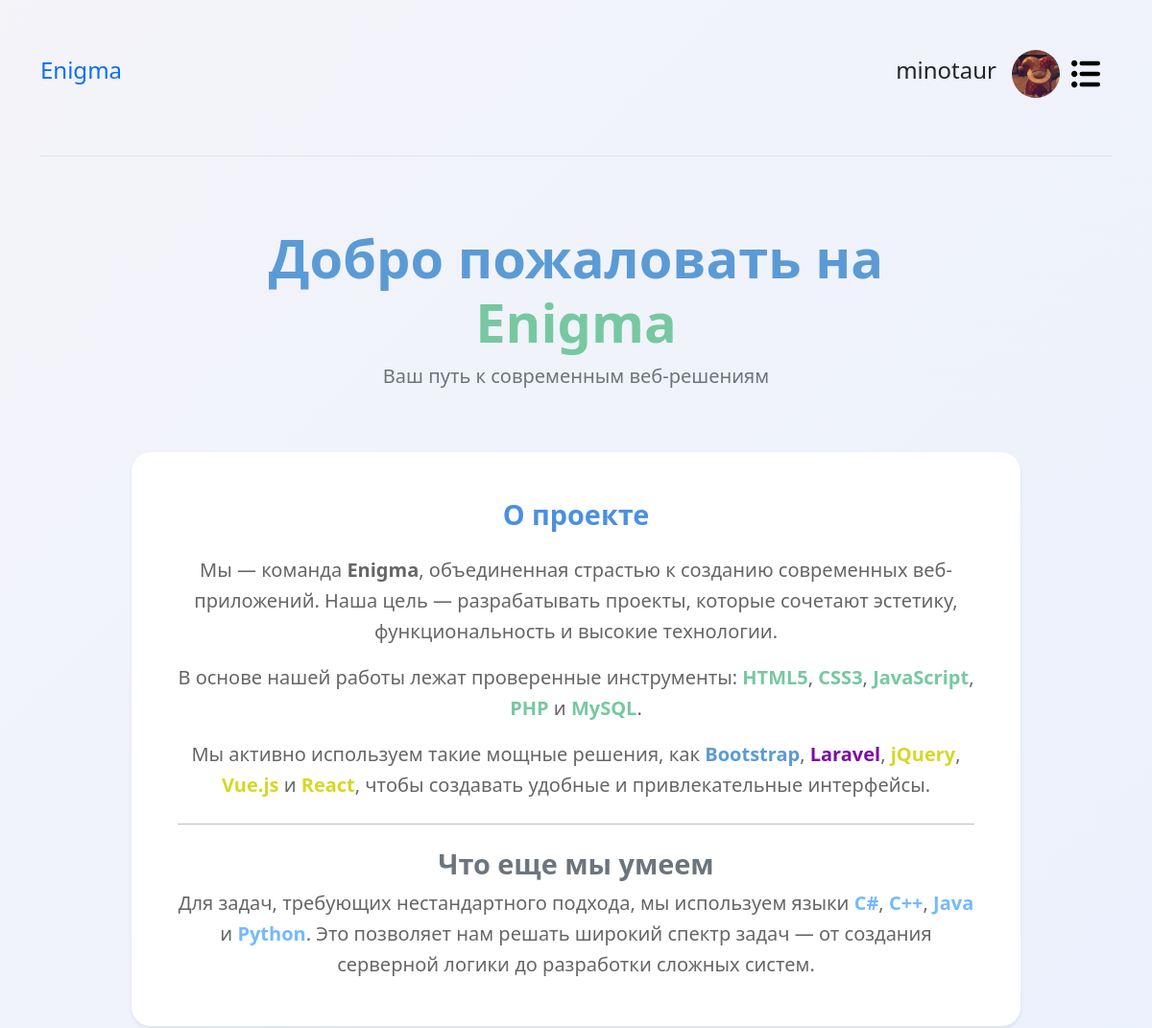
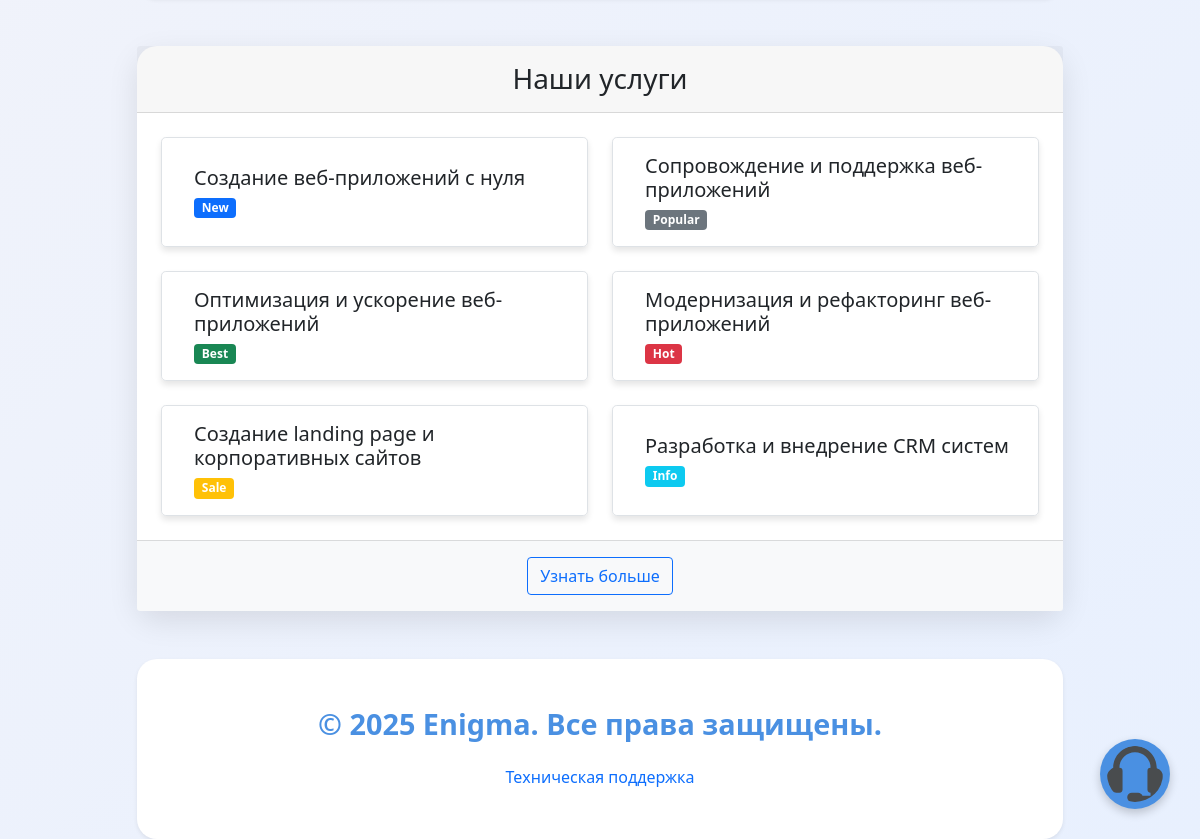
Screenshot of /index (signed in) with the database file from the repository (2 pictures, top to bottom).
### tables this page shows
CREATE TABLE `users` (
  `ID` int(11) NOT NULL,
  `Login` varchar(25) NOT NULL,
  `Password` varchar(60) NOT NULL,
  `Email` varchar(50) NOT NULL,
  `avatar` varchar(100) NOT NULL,
  `orders_count` int(11) NOT NULL,
  `date_reg` datetime NOT NULL,
  `is_admin` enum('user','admin','system_admin') NOT NULL,
  `is_active` enum('active','banned') NOT NULL
);

### index.php (the view, shortened to what this page needs)
<?php
require_once 'database/database.php';
$sql = "SELECT * FROM users WHERE ID = ?";
$stmt = $conn->prepare($sql);
$stmt->bind_param('i', $_SESSION['user_id']);
$stmt->execute();
$result = $stmt->get_result();
$user = $result->fetch_assoc();
?>
<!DOCTYPE html>
<html lang="ru">
<head>
    <link href="https://cdn.jsdelivr.net/npm/bootstrap@5.1.3/dist/css/bootstrap.min.css" rel="stylesheet">
    <link rel="stylesheet" href="css/main.css">
</head>
<body>
<header>
        <div class="container">
                <div class="row">
                        <div class="col-12">
                            <div class="d-flex flex-column flex-md-row align-items-center pb-3 mb-4 border-bottom">
                                 <a href="" class="d-flex align-items-center text-decoration-none">
                                        <span class="fs-4 enigma_logo">Enigma</span>
                                    </a>
                                    <nav class="d-inline-flex mt-2 mt-md-0 ms-md-auto">
                                    <?php if (isset($_SESSION['user_auth'])): ?>
                                    <div class="d-flex flex-column flex-md-row align-items-center pb-3 mb-4 mt-5">
                                    <h3 class="fs-4"><?= $user['Login']; ?></h3>
                                    <img src="<?= $user['avatar']; ?>" class="rounded-circle  mt-1 mb-1 ms-3" style="width: 50px; height: 50px; object-fit: cover;">
                                    </div>
                                    <?php else: ?>
                                    <?php endif; ?>
                                    <button class="navbar-toggler border-0 mt-2" type="button" data-bs-toggle="offcanvas" data-bs-target="#sideMenu" aria-controls="sideMenu"><img src="icons/menu.svg" style="width: 30px; height: 30px; object-fit: cover;"></button>
                                </nav>
                            </div>
                        </div>
                    </div>
                </div>
            </header>
              <div class="container mt-5">
                  <div class="row justify-content-center">
                      <div class="col-lg-8 col-md-10 col-sm-12 text-center mb-5">
                          <h1 class="display-4 fw-bold text-primary">Добро пожаловать на <span class="highlight text-success">Enigma</span></h1>
                          <p class="lead text-muted">Ваш путь к современным веб-решениям</p>
                      </div>
                      <div class="col-lg-10">
                          <div class="card shadow-sm border-0 rounded-4">
                          <div class="card-body p-5">
                  <h3 class="card-title text-center mb-4">О проекте</h3>
                  <p class="card-text text-center mb-3 fs-5">
                      Мы — команда <strong>Enigma</strong>, объединенная страстью к созданию современных веб-приложений. Наша цель — разрабатывать проекты, которые сочетают эстетику, функциональность и высокие технологии.
                  </p>
                  <p class="card-text text-center fs-5">
                      В основе нашей работы лежат проверенные инструменты: <span class="highlight text-success">HTML5</span>, <span class="highlight text-success">CSS3</span>, <span class="highlight text-success">JavaScript</span>, <span class="highlight text-success">PHP</span> и <span class="highlight text-success">MySQL</span>.
                  </p>
                  <p class="card-text text-center fs-5">
                      Мы активно используем такие мощные решения, как <span class="highlight text-primary">Bootstrap</span>, <span class="highlight">Laravel</span>, <span class="script_language text-primary">jQuery</span>, <span class="script_language text-primary">Vue.js</span> и <span class="script_language text-primary">React</span>, чтобы создавать удобные и привлекательные интерфейсы.
                  </p>
                  <hr class="my-4">
                  <h4 class="card-title text-center mt-4 text-secondary">Что еще мы умеем</h4>
                  <p class="card-text text-center fs-5">
                      Для задач, требующих нестандартного подхода, мы используем языки <span class="highlight text-info">C#</span>, <span class="highlight text-info">C++</span>, <span class="highlight text-info">Java</span> и <span class="highlight text-info">Python</span>. Это позволяет нам решать широкий спектр задач — от создания серверной логики до разработки сложных систем.
                  </p>
              </div>
            </div>
        </div>
    </div>
</div>
<div class="container-information container mt-5">
    <div class="row justify-content-center">
        <div class="col-lg-10">
            <div class="card border-0 rounded-4">
                <div class="card-header text-dark text-center rounded-top-4 py-3">
                    <h3 class="mb-0">Наши услуги</h3>
                </div>
                <div class="card-body p-4">
                    <div class="row gy-4">
                        <div class="col-md-6">
                            <div class="service-card d-flex align-items-center p-3 border rounded-3">
                                <div>
                                    <h5 class="mb-1">Создание веб-приложений с нуля</h5>
                                    <span class="badge bg-primary">New</span>
                                </div>
                            </div>
                        </div>
                        <div class="col-md-6">
                            <div class="service-card d-flex align-items-center p-3 border rounded-3">
                                <div>
                                    <h5 class="mb-1">Сопровождение и поддержка веб-приложений</h5>
                                    <span class="badge bg-secondary">Popular</span>
                                </div>
                            </div>
                        </div>
                        <div class="col-md-6">
                            <div class="service-card d-flex align-items-center p-3 border rounded-3">
                                <div>
                                    <h5 class="mb-1">Оптимизация и ускорение веб-приложений</h5>
                                    <span class="badge bg-success">Best</span>
                                </div>
                            </div>
                        </div>
                        <div class="col-md-6">
                            <div class="service-card d-flex align-items-center p-3 border rounded-3">
                                <div>
                                    <h5 class="mb-1">Модернизация и рефакторинг веб-приложений</h5>
                                    <span class="badge bg-danger">Hot</span>
                                </div>
                            </div>
                        </div>
                        <div class="col-md-6">
                            <div class="service-card d-flex align-items-center p-3 border rounded-3">
                                <div>
                                    <h5 class="mb-1">Создание landing page и корпоративных сайтов</h5>
                                    <span class="badge bg-warning">Sale</span>
                                </div>
                            </div>
                        </div>
                        <div class="col-md-6">
                            <div class="service-card d-flex align-items-center p-3 border rounded-3">
                                <div>
                                    <h5 class="mb-1">Разработка и внедрение CRM систем</h5>
                                    <span class="badge bg-info">Info</span>
                                </div>
                            </div>
                        </div>
                    </div>
                </div>
                <div class="card-footer text-center bg-light rounded-bottom-4 py-3">
                    <a href="catalog" class="btn btn-outline-primary">Узнать больше</a>
                </div>
            </div>
        </div>
    </div>
</div>
<footer class="container mt-5">
    <div class="row justify-content-center">
        <div class="col-lg-10">
            <div class="card shadow-sm border-0 rounded-4">
                <div class="card-body p-5">
                    <h5 class="card-title text-center mb-4">© 2025 Enigma. Все права защищены.</h5>
                    <p class="card-text text-center">
                    <a href="support" class="text-decoration-none">Техническая поддержка</a>
                    </p>
                </div>
            </div>
        </div>
    </div>
</footer>
<a href="support" class="fixed-circle">
    <img src="icons/support.svg" alt="support" class="img-fluid">
</a>
</body>
</html>

### css/main.css (style rules this page uses)
.container { opacity: 0; transition: opacity 1.1s; }
.container.loaded { opacity: 1; }
html { scroll-behavior: smooth; }
body { background: linear-gradient(135deg, #f4f4f9, #e8f0fe); overflow-x: hidden; transition: background-color 0,4s ease, color 0,4s ease; }
.highlight { font-weight: bold; color: #7e0ba4 !important; }
.card { background-color: white; border-radius: 20px; box-shadow: 0 10px 30px rgba(0, 0, 0, 0.1); }
.card-title { font-size: 1.8rem; font-weight: bold; color: #4a90e2; }
p.card-text { color: #666; line-height: 1.6; }
.text-primary { color: #5b9bd5 !important; }
.text-success { color: #77c8a1 !important; }
.text-info { color: #74b9ff !important; }
hr { border: 0; height: 1px; background: #000000; margin: 20px 0; }
.fixed-circle { position: fixed; bottom: 30px; right: 30px; width: 70px; height: 70px; background-color: #4a90e2;; border-radius: 50%; box-shadow: 0 4px 10px rgba(0, 0, 0, 0.2); cursor: pointer; transition: transform 0.3s ease; }
.fixed-circle img { position: absolute; top: 50%; left: 50%; transform: translate(-50%, -50%); width: 80%; height: 80%; object-fit: cover; border-radius: 50%; transition: transform 0.3s ease; }
.script_language { font-weight: bold; color: #d7d726!important; }
.navbar-toggler img { width: 50px; height: 50px; object-fit: cover; }
.service-card { width: 100%; height: 100%; border: 1px solid #e0e0e0; border-radius: 10px; padding: 20px; box-shadow: 0 4px 6px rgba(0, 0, 0, 0.1); transition: all 0.3s ease-in-out; }

### rows the page displays
users: Login "minotaur", avatar (picture)
